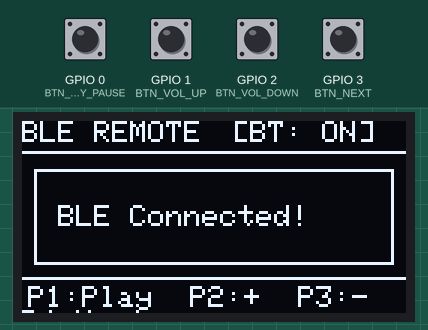
The sketch below on a simulated ESP32-C3. On the bench: 128×64 one-colour display. Inputs (shaded band) come from the test bench; at power-on: GPIO 0 (BTN_PLAY_PAUSE), GPIO 1 (BTN_VOL_UP), GPIO 2 (BTN_VOL_DOWN), GPIO 3 (BTN_NEXT) HIGH. USB keyboard and mouse output is not drawn; what the sketch prints to the serial monitor is not drawn.

Above: at 1.2 s.
1.3 s: GPIO 0 (BTN_PLAY_PAUSE) pulled LOW for 0.15 s
At 2.5 s:
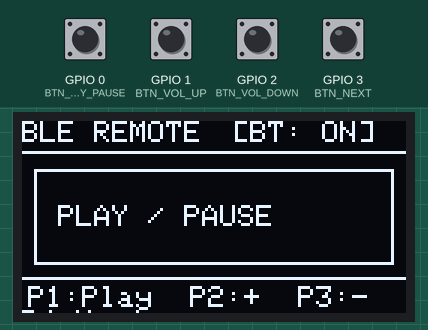
4.4 s: GPIO 1 (BTN_VOL_UP) pulled LOW for 0.15 s
At 5.9 s:
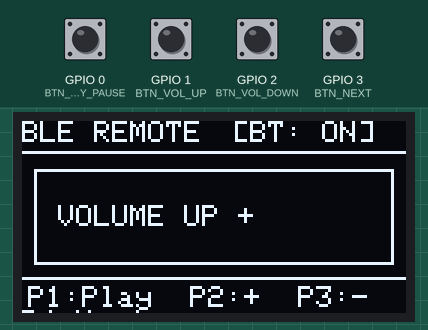
7.5 s: GPIO 2 (BTN_VOL_DOWN) pulled LOW for 0.15 s
At 8.1 s:
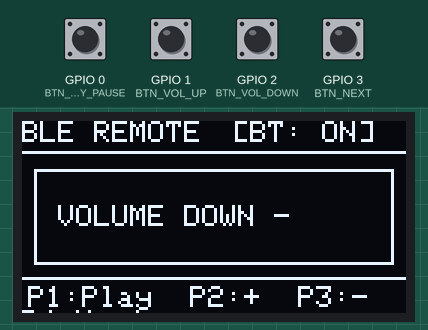
10.6 s: GPIO 3 (BTN_NEXT) pulled LOW for 0.15 s
At 11.9 s:
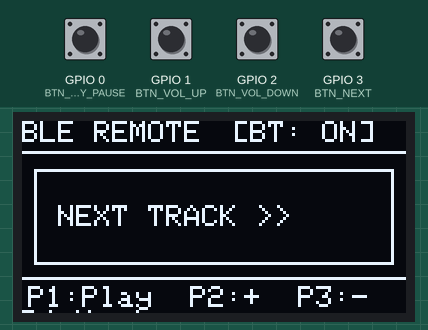
13.7 s: GPIO 3 (BTN_NEXT) pulled LOW for 1 s
17.7 s: GPIO 0 (BTN_PLAY_PAUSE) pulled LOW for 1 s
At 18.9 s:
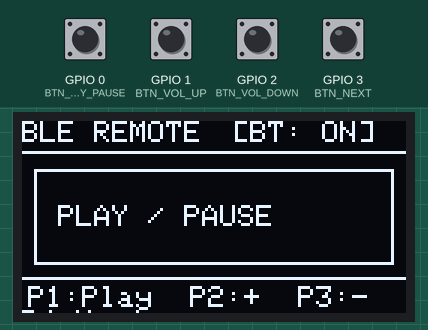
Timing chart, 0 to 20.7 s (numbered marks = the images above; inputs shaded):
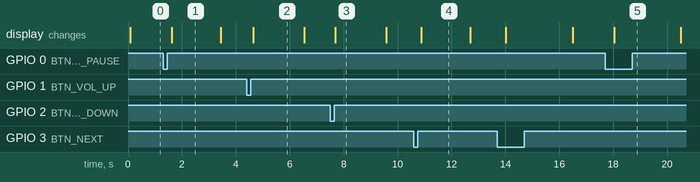

Measured:
- after the input at 1.3 s, the display: changes after 0.32 s (image 1)
- after the input at 4.4 s, the display: changes after 0.25 s (image 2)
- after the input at 7.5 s, the display: changes after 0.18 s (image 3)
- after the input at 10.6 s, the display: changes after 0.29 s (image 4)
- after the input at 17.7 s, the display: changes after 0.33 s (image 5)
- what the display in image 1 shows lasts 1.8 s, from 1.6 s to 3.4 s
- what the display in image 2 shows lasts 1.8 s, from 4.7 s to 6.5 s

The sketch:

02_ble_media_controller.ino
```cpp
/*
  Project 02: BLE Media & Volume Controller
  Target MCU: ESP32-C3
  Display: 0.96" / 1.3" I2C OLED (SSD1306 128x64)

  Controls:
    - Button 1 (GPIO 0): Play / Pause
    - Button 2 (GPIO 1): Volume Up
    - Button 3 (GPIO 2): Volume Down
    - Button 4 (GPIO 3): Next Track / Mute (Hold)

  Required Libraries:
    - ESP32-BLE-Keyboard (https://github.com/T-vK/ESP32-BLE-Keyboard)
    - Adafruit_SSD1306 & Adafruit_GFX
*/

#include <Wire.h>
#include <Adafruit_GFX.h>
#include <Adafruit_SSD1306.h>

#include "BleKeyboard.h"

#define SCREEN_WIDTH  128
#define SCREEN_HEIGHT 64
#define OLED_RESET    -1
#define OLED_ADDRESS  0x3C
#define SDA_PIN 8
#define SCL_PIN 9

// Button Pins (ESP32-C3 GPIOs with internal pull-up)
#define BTN_PLAY_PAUSE 0
#define BTN_VOL_UP     1
#define BTN_VOL_DOWN   2
#define BTN_NEXT       3

Adafruit_SSD1306 display(SCREEN_WIDTH, SCREEN_HEIGHT, &Wire, OLED_RESET);
BleKeyboard bleKeyboard("C3 Media Remote", "ESP32-C3", 100);

String currentAction = "Ready";
unsigned long actionTime = 0;
bool isConnected = false;

void setup() {
  Serial.begin(115200);
  Wire.begin(SDA_PIN, SCL_PIN);

  // Configure Button Pins
  pinMode(BTN_PLAY_PAUSE, INPUT_PULLUP);
  pinMode(BTN_VOL_UP, INPUT_PULLUP);
  pinMode(BTN_VOL_DOWN, INPUT_PULLUP);
  pinMode(BTN_NEXT, INPUT_PULLUP);

  // Display Setup
  if (!display.begin(SSD1306_SWITCHCAPVCC, OLED_ADDRESS)) {
    Serial.println("OLED Allocation Failed");
    for(;;);
  }

  display.clearDisplay();
  display.setTextColor(SSD1306_WHITE);
  display.setTextSize(1);
  display.setCursor(10, 20);
  display.println("ESP32-C3 BLE Remote");
  display.setCursor(10, 35);
  display.println("Starting BLE...");
  display.display();

  bleKeyboard.begin();
  Serial.println("BLE Keyboard Started. Pair with 'C3 Media Remote'");
}

void loop() {
  bool bleStatus = bleKeyboard.isConnected();

  if (bleStatus != isConnected) {
    isConnected = bleStatus;
    currentAction = isConnected ? "BLE Connected!" : "Pairing Mode...";
    actionTime = millis();
  }

  if (isConnected) {
    // Read Buttons
    if (digitalRead(BTN_PLAY_PAUSE) == LOW) {
      bleKeyboard.write(KEY_MEDIA_PLAY_PAUSE);
      currentAction = "PLAY / PAUSE";
      actionTime = millis();
      delay(250); // Debounce
    }
    else if (digitalRead(BTN_VOL_UP) == LOW) {
      bleKeyboard.write(KEY_MEDIA_VOLUME_UP);
      currentAction = "VOLUME UP +";
      actionTime = millis();
      delay(150);
    }
    else if (digitalRead(BTN_VOL_DOWN) == LOW) {
      bleKeyboard.write(KEY_MEDIA_VOLUME_DOWN);
      currentAction = "VOLUME DOWN -";
      actionTime = millis();
      delay(150);
    }
    else if (digitalRead(BTN_NEXT) == LOW) {
      bleKeyboard.write(KEY_MEDIA_NEXT_TRACK);
      currentAction = "NEXT TRACK >>";
      actionTime = millis();
      delay(250);
    }
  }

  // Clear action highlight after 2 seconds
  if (millis() - actionTime > 2000 && isConnected) {
    currentAction = "Idle / Active";
  }

  renderUI();
  delay(50);
}

void renderUI() {
  display.clearDisplay();

  // Header
  display.setTextSize(1);
  display.setCursor(0, 0);
  display.print("BLE REMOTE");

  display.setCursor(70, 0);
  if (isConnected) {
    display.print("[BT: ON]");
  } else {
    display.print("[BT: WAIT]");
  }
  display.drawFastHLine(0, 10, 128, SSD1306_WHITE);

  // Status Box
  display.drawRect(4, 16, 120, 32, SSD1306_WHITE);
  display.setTextSize(1);
  display.setCursor(12, 28);
  display.print(currentAction);

  // Button Legend Footer
  display.drawFastHLine(0, 52, 128, SSD1306_WHITE);
  display.setCursor(2, 55);
  display.print("P1:Play  P2:+  P3:-  P4:Next");

  display.display();
}
```
